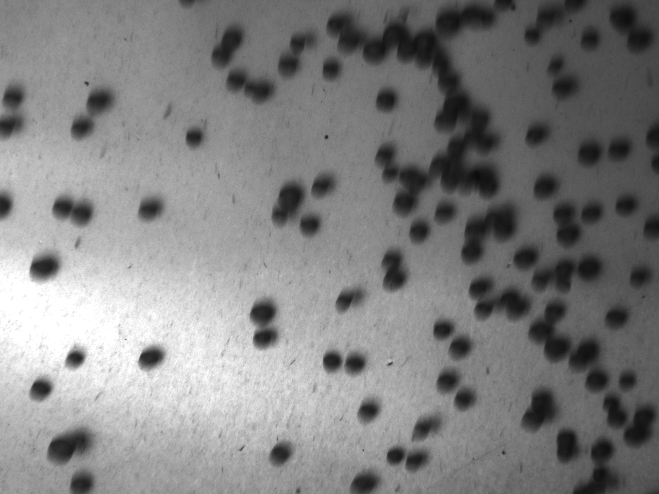
#> input picture PYTHON CODES/Pellet Images/pellet0.jpeg, 659 x 494 px
$ python IP_CD_EXT.py
#> lines starting #> are read from the running program, lines starting #| are printed output that depends on the picture; after the words box and inside, x2 and y2 are one past the last pixel; in counts of white or black regions, pixels touching at a corner belong together
import cv2 as cv
import numpy as np
from tkinter import Tk
from tkinter.filedialog import askopenfilename, asksaveasfilename
import csv
import matplotlib.pyplot as plt

# function to rescale image
def rescaleframe(frame, scale=1):
    width = int(frame.shape[1] * scale)
    height = int(frame.shape[0] * scale)
    dimensions = (width, height)
    return cv.resize(frame, dimensions, interpolation=cv.INTER_AREA)

# function to detect the circles
def detect_circles(image, min_radius, max_radius, threshold):
    # Perform Hough Circle Transform
    circles = cv.HoughCircles(image, cv.HOUGH_GRADIENT, 1, 8, param1=4, param2=threshold,minRadius=min_radius, maxRadius=max_radius)
    # If circles are detected, extract and return the circles
    if circles is not None:
        num_circles = len(circles[0])
        print("Number of circles detected:", num_circles)
        circles = np.round(circles[0, :]).astype(int)
        return circles
    else:
        return []

# Create a Tkinter root window
root = Tk()
root.withdraw()

# Prompt the user to select an image file
print("Select an image file:")
image_path = askopenfilename()
#> the answer given: Pellet Images/pellet0.jpeg

# Prompt the user to specify the CSV file
print("Specify the CSV file:")
csv_file_path = asksaveasfilename(initialdir="/", title="Select CSV File", filetypes=[("CSV Files", "*.csv")])

img = cv.imread(image_path)
#> img is the input picture: shape (494, 659, 3); min 12, max 255, mean 128.3

# rescale the image
imgrz = rescaleframe(img)

# converting rescaled image to grayscale
gray = cv.cvtColor(imgrz, cv.COLOR_BGR2GRAY)
cv.imshow('B&W', gray)

# blur the gray image
blur = cv.GaussianBlur(gray, (11, 11), 20)

# adaptive thresholding
ad_th = cv.adaptiveThreshold(blur, 255, cv.ADAPTIVE_THRESH_GAUSSIAN_C, cv.THRESH_BINARY_INV, 47, 4)
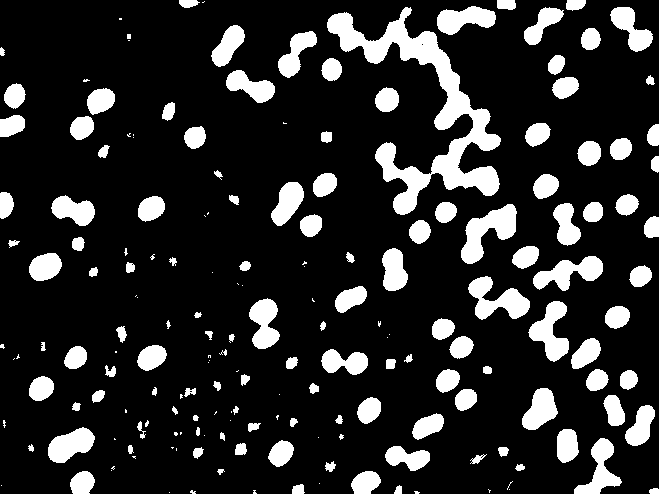
#> ad_th: shape (494, 659); 16.4% white; 188 white regions (60 under 20 px), largest, box (x1, y1, x2, y2) and area: (327, 7, 501, 215) 8720, (461, 204, 517, 264) 1615, (468, 276, 530, 320) 1382

# canny edge detector
canny = cv.Canny(ad_th, 0, 50)
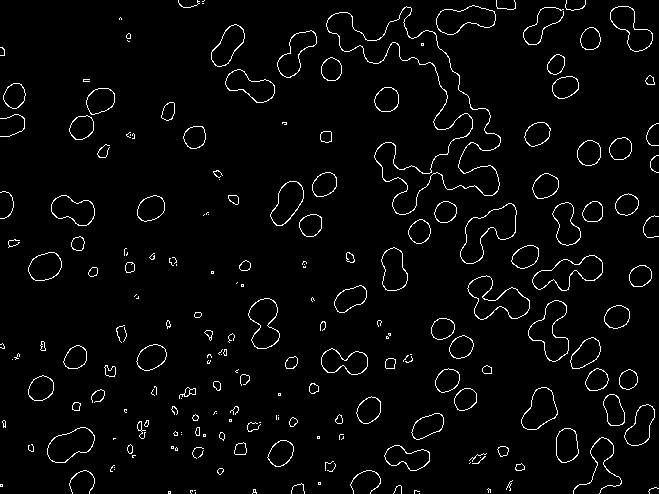
#> canny: shape (494, 659); 3.1% white in thin lines or dots

# thiker & visible.
dilated = cv.dilate(canny, (1, 1), iterations=0)
cv.imshow('thiker & visible.', dilated)

# Set the parameters for circle detection
min_radius = 8
max_radius = 15
threshold = 6

# Detect circles using CHT[Hough Circle Detection]
detected_circles = detect_circles(dilated, min_radius, max_radius, threshold)
#> in detect_circles, `circles = cv.HoughCircles(image, cv.HOUGH_GRADIENT, 1, 8, param1=4, pa..`: circles = 198 rows, first 8: [331.5, 69.5, 11.8], [567.5, 232.5, 11], [263.5, 311.5, 13.2], [460.5, 346.5, 11], [596.5, 380.5, 10.9], [43.5, 266.5, 14.4], [589.5, 151.5, 12.1], [80.5, 126.5, 11.8]
#> in detect_circles, `num_circles = len(circles[0])`: num_circles = 198
#| Number of circles detected: 198
#> in detect_circles, `circles = np.round(circles[0, :]).astype(int)`: circles = 198 rows, first 8: [332, 70, 12], [568, 232, 11], [264, 312, 13], [460, 346, 11], [596, 380, 11], [44, 266, 14], [590, 152, 12], [80, 126, 12]
#> detected_circles has the same summary as circles in detect_circles

# Define the size categories
small_circles = []
medium_circles = []
large_circles = []

# Categorize the detected circles based on their radii
for (x, y, r) in detected_circles:
    if r < 10:
        small_circles.append((x, y, r))
    elif r >= 10 and r < 13:
        medium_circles.append((x, y, r))
    else:
        large_circles.append((x, y, r))
#> this loop made 198 passes
#> after the loop, large_circles = 71 items, first 6: (264, 312, 13), (44, 266, 14), (102, 102, 14), (152, 358, 14), (484, 180, 14), (448, 382, 13); medium_circles = 114 items, first 6: (332, 70, 12), (568, 232, 11), (460, 346, 11), (596, 380, 11), (590, 152, 12), (80, 126, 12); small_circles = [(616, 416, 9), (612, 404, 8), (306, 38, 8), (474, 14, 9), (172, 112, 8), (490, 188, 8), (480, 100, 9), (408, 16, 8), (658, 162, 9), (506, 4, 8), (544, 394, 9), (94, 102, 8), (138, 448, 9)]

# Draw detected circles on the copy of the original image, with different colors for each category
imgrz_copy = np.copy(imgrz)
for (x, y, r) in small_circles:
    cv.circle(imgrz_copy, (x, y), r, (0, 255, 0), 2)
#> this loop made 13 passes
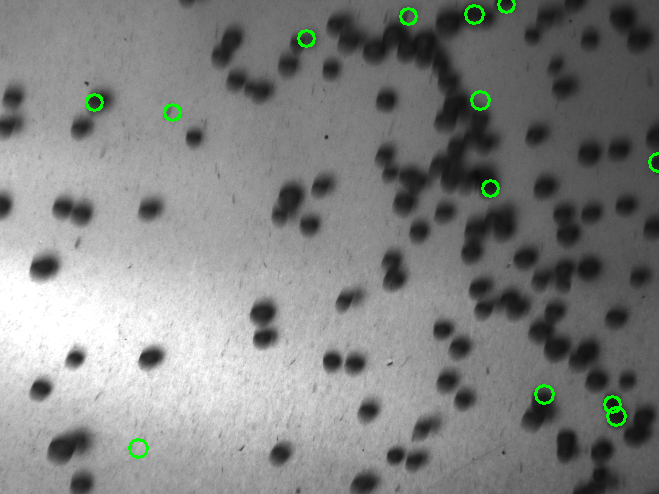
#> imgrz_copy: shape (494, 659, 3); 0.6% of pixels changed, all inside (x1, y1, x2, y2) = (85, 0, 659, 459)
for (x, y, r) in medium_circles:
    cv.circle(imgrz_copy, (x, y), r, (0, 0, 255), 2)
#> this loop made 114 passes
#> (x, y, r) on passes 1 to 12: (332, 70, 12), (568, 232, 11), (460, 346, 11), (596, 380, 11), (590, 152, 12), (80, 126, 12), (446, 210, 11), (76, 356, 12), (386, 98, 12), (602, 448, 12), (404, 204, 11), (374, 52, 12)
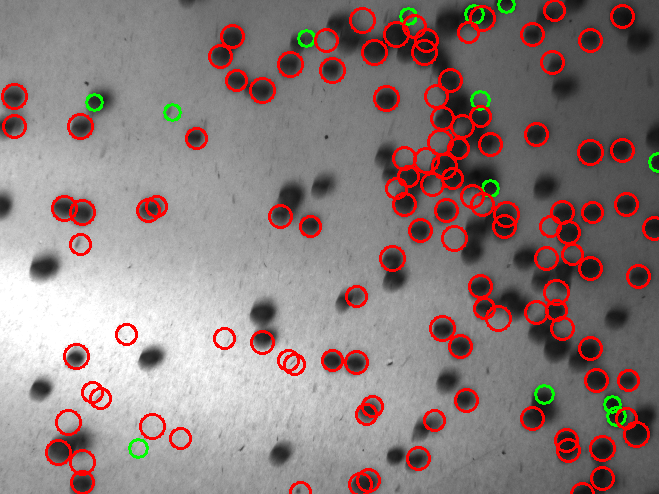
#> imgrz_copy: shape (494, 659, 3); 6.84% of pixels changed, all inside (x1, y1, x2, y2) = (1, 0, 659, 494)
for (x, y, r) in large_circles:
    cv.circle(imgrz_copy, (x, y), r, (255, 0, 0), 2)
#> this loop made 71 passes
#> (x, y, r) on passes 1 to 12: (264, 312, 13), (44, 266, 14), (102, 102, 14), (152, 358, 14), (484, 180, 14), (448, 382, 13), (638, 36, 13), (448, 20, 13), (290, 194, 13), (392, 278, 13), (470, 248, 13), (616, 318, 13)
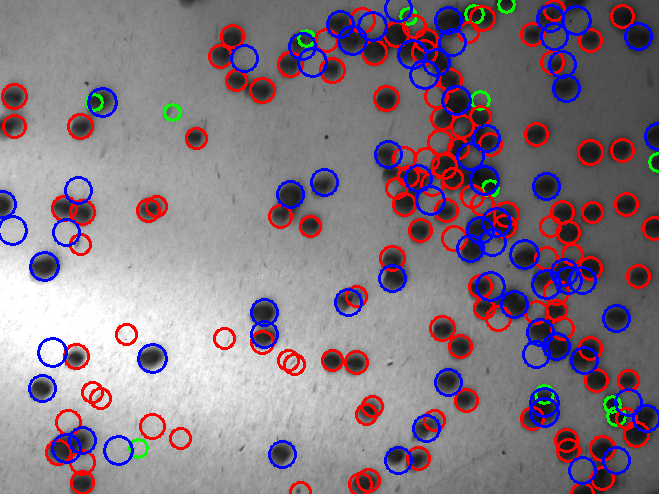
#> imgrz_copy: shape (494, 659, 3); 4.93% of pixels changed, all inside (x1, y1, x2, y2) = (0, 0, 659, 485)

# Display the number of circles in each category
small_circle_text = f"Small Circles: {len(small_circles)}"
#> small_circle_text = 'Small Circles: 13'
medium_circle_text = f"Medium Circles: {len(medium_circles)}"
#> medium_circle_text = 'Medium Circles: 114'
large_circle_text = f"Large Circles: {len(large_circles)}"
#> large_circle_text = 'Large Circles: 71'
total_circle_text = f"Total Circles: {len(detected_circles)}"
#> total_circle_text = 'Total Circles: 198'
cv.putText(imgrz_copy, small_circle_text, (10, 30), cv.FONT_HERSHEY_SIMPLEX, 0.7, (0, 255, 0), 2)
cv.putText(imgrz_copy, medium_circle_text, (10, 60), cv.FONT_HERSHEY_SIMPLEX, 0.7, (0, 0, 255), 2)
cv.putText(imgrz_copy, large_circle_text, (10, 90), cv.FONT_HERSHEY_SIMPLEX, 0.7, (255, 0, 0), 2)
cv.putText(imgrz_copy, total_circle_text, (10, 120), cv.FONT_HERSHEY_SIMPLEX, 0.7, (255, 255, 255), 2)
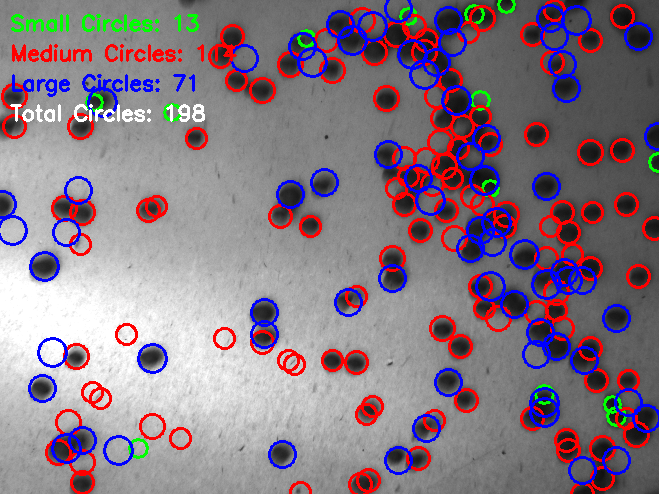
#> imgrz_copy: shape (494, 659, 3); mean B, G, R 130.3, 119, 133.7

# Export circles data to CSV file
with open(csv_file_path, mode='w', newline='') as file:
    writer = csv.writer(file)
    writer.writerow(['x', 'y', 'diameter'])
    for (x, y, r) in detected_circles:
        writer.writerow([x, y, r * 2])

print(f"CSV file saved to: {csv_file_path}")

# Calculate histogram data
all_radii = [r * 2 for (_, _, r) in detected_circles]
#> all_radii = 198 values, max 28 at index 5, min 16 at index 112, mean 23.3
hist, bins = np.histogram(all_radii, bins=10, range=(min_radius*2, max_radius*2))
#> hist = [7, 6, 32, 0, 52, 30, 0, 49, 22, 0]; bins = [16, 17.4, 18.8, 20.2, 21.6, 23, 24.4, 25.8, 27.2, 28.6, 30]

# Plot the histogram
plt.bar(bins[:-1], hist, width=(max_radius*2 - min_radius*2) / 10, align='edge')
plt.xlabel('Diameter')
plt.ylabel('Frequency')
plt.title('Circle Diameter Distribution')
plt.show()
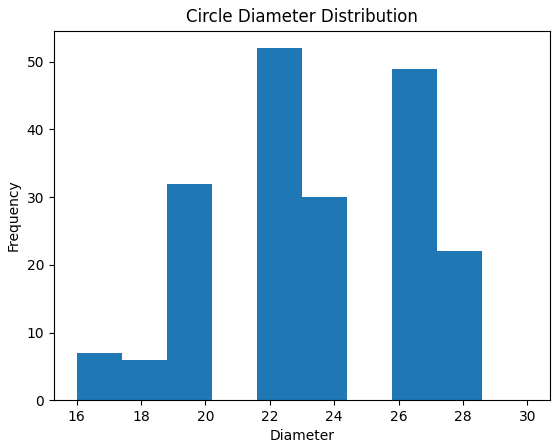
#> figure drawn by matplotlib, 1 panel; tallest bar 52 high, from x = 21.6 to 23

# Display the image with detected circles
cv.imshow("Detected Circles", imgrz_copy)

cv.waitKey(0)

$ run again, on PYTHON CODES/Pellet Images/pellet2.jpeg
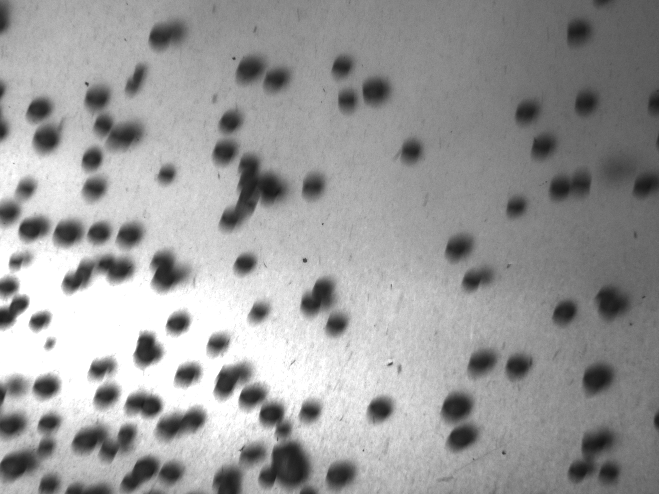
#> input picture PYTHON CODES/Pellet Images/pellet2.jpeg, 659 x 494 px
#> img is the input picture: shape (494, 659, 3); min 20, max 255, mean 154.4
#> ad_th: shape (494, 659); 16.2% white; 146 white regions (29 under 20 px), largest, box (x1, y1, x2, y2) and area: (219, 154, 288, 232) 2088, (0, 412, 63, 481) 1526, (259, 441, 310, 487) 1476
#> canny: shape (494, 659); 2.8% white in thin lines or dots
#> in detect_circles, `circles = cv.HoughCircles(image, cv.HOUGH_GRADIENT, 1, 8, param1=4, pa..`: circles = 175 rows, first 8: [375.5, 89.5, 13.2], [578.5, 31.5, 13.2], [380.5, 408.5, 13.2], [271.5, 187.5, 14.4], [584.5, 102.5, 11.8], [45.5, 139.5, 13.2], [68.5, 232.5, 13.2], [99.5, 231.5, 11.1]
#> num_circles = 175
#| Number of circles detected: 175
#> in detect_circles, `circles = np.round(circles[0, :]).astype(int)`: circles = 175 rows, first 8: [376, 90, 13], [578, 32, 13], [380, 408, 13], [272, 188, 14], [584, 102, 12], [46, 140, 13], [68, 232, 13], [100, 232, 11]
#> detected_circles has the same summary as circles in detect_circles
#> the loop `for (x, y, r) in detected_circles:` made 175 passes
#> after the loop `for (x, y, r) in detected_circles:`: large_circles = 54 items, first 6: (376, 90, 13), (578, 32, 13), (380, 408, 13), (272, 188, 14), (46, 140, 13), (68, 232, 13); medium_circles = 103 items, first 6: (584, 102, 12), (100, 232, 11), (92, 190, 12), (614, 170, 12), (128, 434, 10), (176, 322, 11); small_circles = [(50, 344, 9), (484, 274, 9), (70, 282, 9), (10, 286, 8), (50, 484, 9), (108, 364, 9), (96, 368, 9), (140, 70, 9), (76, 492, 8), (488, 358, 8), (242, 206, 9), (266, 478, 8), (304, 256, 9), (658, 420, 9), (136, 128, 8), (448, 482, 9), (12, 112, 8), (346, 422, 8)]
#> the loop `for (x, y, r) in small_circles:` made 18 passes
#> the loop `for (x, y, r) in medium_circles:` made 103 passes
#> the loop `for (x, y, r) in large_circles:` made 54 passes
#> after the loop `for (x, y, r) in large_circles:`:
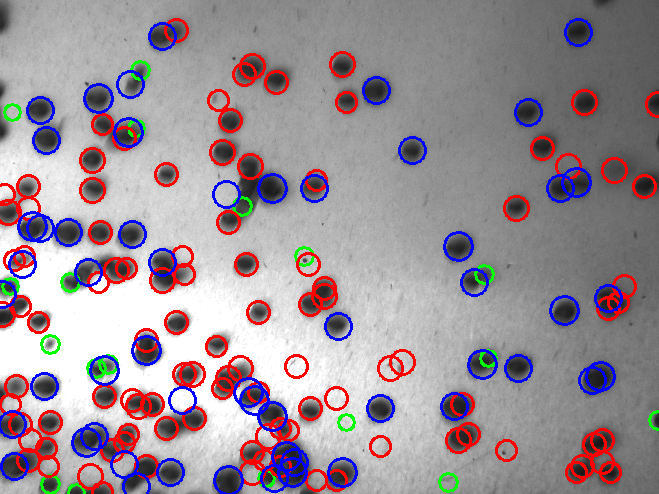
#> imgrz_copy: shape (494, 659, 3); mean B, G, R 150.5, 142.5, 155.3
#> small_circle_text = 'Small Circles: 18'
#> medium_circle_text = 'Medium Circles: 103'
#> large_circle_text = 'Large Circles: 54'
#> total_circle_text = 'Total Circles: 175'
#> all_radii = 175 values, max 28 at index 3, min 16 at index 111, mean 22.88
#> hist = [7, 11, 33, 0, 44, 26, 0, 35, 19, 0]; bins = [16, 17.4, 18.8, 20.2, 21.6, 23, 24.4, 25.8, 27.2, 28.6, 30]
#> `plt.show()`:
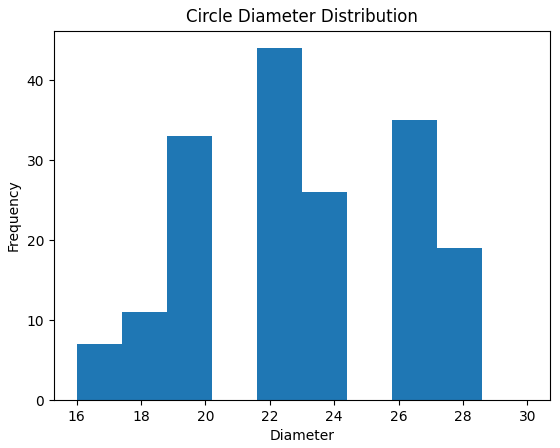
#> figure drawn by matplotlib, 1 panel; tallest bar 44 high, from x = 21.6 to 23

$ run again, on PYTHON CODES/Pellet Images/pellet35.jpeg
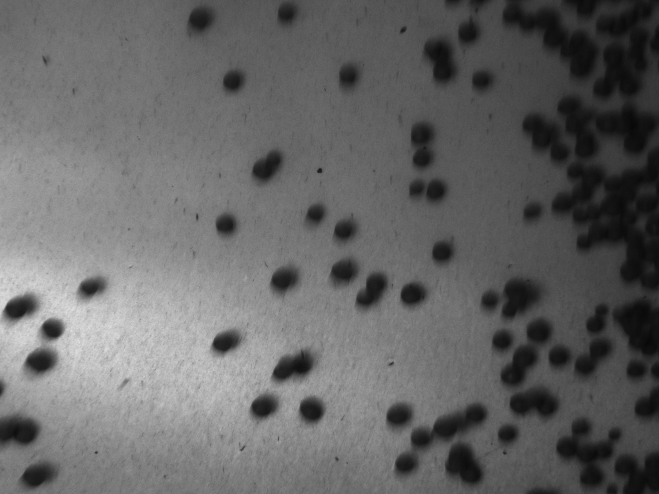
#> input picture PYTHON CODES/Pellet Images/pellet35.jpeg, 659 x 494 px
#> img is the input picture: shape (494, 659, 3); min 7, max 224, mean 101.4
#> ad_th: shape (494, 659); 13.3% white; 152 white regions (63 under 20 px), largest, box (x1, y1, x2, y2) and area: (502, 0, 595, 79) 2117, (555, 418, 623, 488) 1757, (576, 225, 659, 289) 1481
#> canny: shape (494, 659); 2.6% white in thin lines or dots
#> in detect_circles, `circles = cv.HoughCircles(image, cv.HOUGH_GRADIENT, 1, 8, param1=4, pa..`: circles = 195 rows, first 8: [434.5, 189.5, 11.8], [468.5, 32.5, 11.8], [311.5, 410.5, 14.4], [539.5, 331.5, 11.8], [481.5, 79.5, 10.5], [584.5, 367.5, 11], [226.5, 224.5, 11.1], [50.5, 328.5, 11]
#> num_circles = 195
#| Number of circles detected: 195
#> in detect_circles, `circles = np.round(circles[0, :]).astype(int)`: circles = 195 rows, first 8: [434, 190, 12], [468, 32, 12], [312, 410, 14], [540, 332, 12], [482, 80, 10], [584, 368, 11], [226, 224, 11], [50, 328, 11]
#> detected_circles has the same summary as circles in detect_circles
#> the loop `for (x, y, r) in detected_circles:` made 195 passes
#> after the loop `for (x, y, r) in detected_circles:`: large_circles = 66 items, first 6: (312, 410, 14), (26, 432, 14), (414, 294, 13), (262, 404, 14), (436, 52, 14), (42, 360, 13); medium_circles = 108 items, first 6: (434, 190, 12), (468, 32, 12), (540, 332, 12), (482, 80, 10), (584, 368, 11), (226, 224, 11); small_circles = 21 items, first 6: (634, 370, 9), (602, 88, 9), (630, 86, 9), (500, 342, 9), (584, 244, 8), (558, 152, 8)
#> the loop `for (x, y, r) in small_circles:` made 21 passes
#> the loop `for (x, y, r) in medium_circles:` made 108 passes
#> the loop `for (x, y, r) in large_circles:` made 66 passes
#> after the loop `for (x, y, r) in large_circles:`:
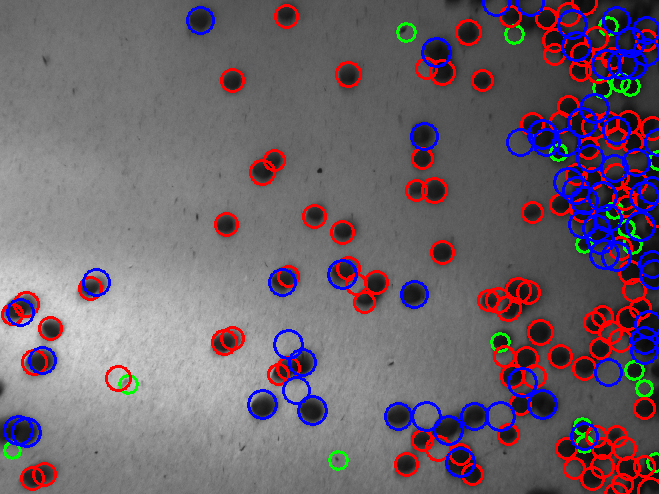
#> imgrz_copy: shape (494, 659, 3); mean B, G, R 106.9, 97.6, 109.5
#> small_circle_text = 'Small Circles: 21'
#> medium_circle_text = 'Medium Circles: 108'
#> large_circle_text = 'Large Circles: 66'
#> total_circle_text = 'Total Circles: 195'
#> all_radii = 195 values, max 28 at index 2, min 16 at index 94, mean 22.88
#> hist = [8, 13, 46, 0, 41, 21, 0, 37, 29, 0]; bins = [16, 17.4, 18.8, 20.2, 21.6, 23, 24.4, 25.8, 27.2, 28.6, 30]
#> `plt.show()`:
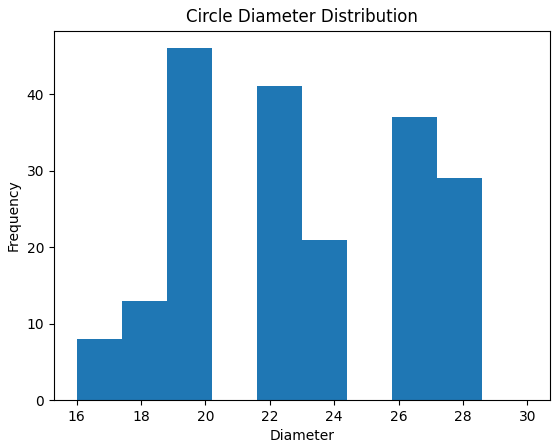
#> figure drawn by matplotlib, 1 panel; tallest bar 46 high, from x = 18.8 to 20.2

$ run again, on PYTHON CODES/Pellet Images/pellet66.jpeg
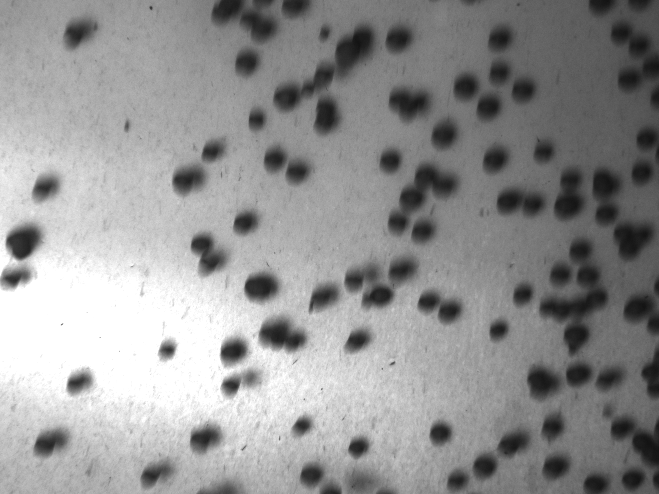
#> input picture PYTHON CODES/Pellet Images/pellet66.jpeg, 659 x 494 px
#> img is the input picture: shape (494, 659, 3); min 19, max 255, mean 146.7
#> ad_th: shape (494, 659); 16.3% white; 190 white regions (59 under 20 px), largest, box (x1, y1, x2, y2) and area: (273, 25, 374, 112) 2321, (387, 164, 459, 235) 1748, (258, 317, 308, 352) 1124
#> canny: shape (494, 659); 3% white in thin lines or dots
#> in detect_circles, `circles = cv.HoughCircles(image, cv.HOUGH_GRADIENT, 1, 8, param1=4, pa..`: circles = 191 rows, first 8: [399.5, 38.5, 13.2], [484.5, 465.5, 11.1], [247.5, 61.5, 13.2], [389.5, 161.5, 10.9], [581.5, 249.5, 11], [559.5, 272.5, 10.5], [627.5, 79.5, 9.6], [444.5, 134.5, 13.2]
#> num_circles = 191
#| Number of circles detected: 191
#> in detect_circles, `circles = np.round(circles[0, :]).astype(int)`: circles = 191 rows, first 8: [400, 38, 13], [484, 466, 11], [248, 62, 13], [390, 162, 11], [582, 250, 11], [560, 272, 10], [628, 80, 10], [444, 134, 13]
#> detected_circles has the same summary as circles in detect_circles
#> the loop `for (x, y, r) in detected_circles:` made 191 passes
#> after the loop `for (x, y, r) in detected_circles:`: large_circles = 64 items, first 6: (400, 38, 13), (248, 62, 13), (444, 134, 13), (184, 180, 13), (236, 348, 13), (606, 184, 14); medium_circles = 109 items, first 6: (484, 466, 11), (390, 162, 11), (582, 250, 11), (560, 272, 10), (628, 80, 10), (632, 478, 10); small_circles = [(254, 376, 9), (620, 32, 9), (22, 274, 9), (220, 14, 8), (322, 32, 8), (330, 56, 9), (88, 468, 9), (386, 494, 9), (656, 388, 9), (562, 308, 8), (414, 84, 9), (658, 96, 9), (450, 128, 8), (644, 354, 9), (258, 450, 9), (398, 202, 9), (110, 226, 9), (604, 176, 8)]
#> the loop `for (x, y, r) in small_circles:` made 18 passes
#> the loop `for (x, y, r) in medium_circles:` made 109 passes
#> the loop `for (x, y, r) in large_circles:` made 64 passes
#> small_circle_text = 'Small Circles: 18'
#> medium_circle_text = 'Medium Circles: 109'
#> large_circle_text = 'Large Circles: 64'
#> total_circle_text = 'Total Circles: 191'
#> all_radii = 191 values, max 28 at index 13, min 16 at index 118, mean 22.99
#> hist = [5, 13, 42, 0, 38, 29, 0, 43, 21, 0]; bins = [16, 17.4, 18.8, 20.2, 21.6, 23, 24.4, 25.8, 27.2, 28.6, 30]
#> `plt.show()`:
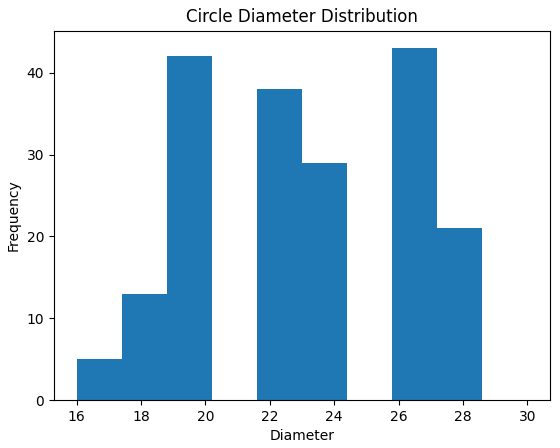
#> figure drawn by matplotlib, 1 panel; tallest bar 43 high, from x = 25.8 to 27.2
